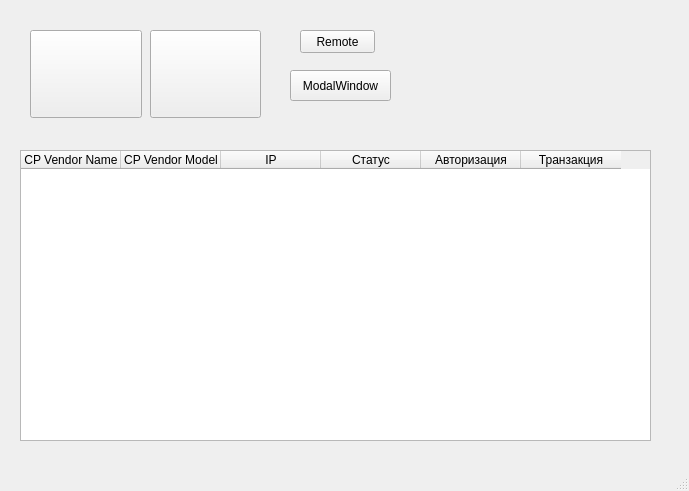
<?xml version="1.0" encoding="UTF-8"?>
<ui version="4.0">
 <class>MainWindow</class>
 <widget class="QMainWindow" name="MainWindow">
  <property name="geometry">
   <rect>
    <x>0</x>
    <y>0</y>
    <width>689</width>
    <height>491</height>
   </rect>
  </property>
  <property name="windowTitle">
   <string>Главное окно</string>
  </property>
  <property name="windowIcon">
   <iconset>
    <normaloff>D:/Downloads/unnamed.png</normaloff>D:/Downloads/unnamed.png</iconset>
  </property>
  <property name="iconSize">
   <size>
    <width>40</width>
    <height>24</height>
   </size>
  </property>
  <property name="documentMode">
   <bool>false</bool>
  </property>
  <property name="tabShape">
   <enum>QTabWidget::Triangular</enum>
  </property>
  <widget class="QWidget" name="centralwidget">
   <widget class="QPushButton" name="pushButton_2">
    <property name="geometry">
     <rect>
      <x>30</x>
      <y>30</y>
      <width>112</width>
      <height>88</height>
     </rect>
    </property>
    <property name="text">
     <string/>
    </property>
    <property name="icon">
     <iconset>
      <normaloff>D:/PycharmProjects (2)/TestGu/image.png</normaloff>D:/PycharmProjects (2)/TestGu/image.png</iconset>
    </property>
    <property name="iconSize">
     <size>
      <width>100</width>
      <height>80</height>
     </size>
    </property>
    <property name="shortcut">
     <string notr="true"/>
    </property>
    <property name="autoRepeat">
     <bool>false</bool>
    </property>
    <attribute name="buttonGroup">
     <string notr="true">buttonGroup</string>
    </attribute>
   </widget>
   <widget class="QPushButton" name="pushButton">
    <property name="geometry">
     <rect>
      <x>150</x>
      <y>30</y>
      <width>111</width>
      <height>88</height>
     </rect>
    </property>
    <property name="text">
     <string/>
    </property>
    <property name="icon">
     <iconset>
      <normaloff>D:/PycharmProjects (2)/TestGu/stop.png</normaloff>D:/PycharmProjects (2)/TestGu/stop.png</iconset>
    </property>
    <property name="iconSize">
     <size>
      <width>90</width>
      <height>80</height>
     </size>
    </property>
    <attribute name="buttonGroup">
     <string notr="true">buttonGroup</string>
    </attribute>
   </widget>
   <widget class="QTableWidget" name="tableWidget">
    <property name="geometry">
     <rect>
      <x>20</x>
      <y>150</y>
      <width>631</width>
      <height>291</height>
     </rect>
    </property>
    <column>
     <property name="text">
      <string>CP Vendor Name</string>
     </property>
    </column>
    <column>
     <property name="text">
      <string>CP Vendor Model</string>
     </property>
    </column>
    <column>
     <property name="text">
      <string>IP</string>
     </property>
    </column>
    <column>
     <property name="text">
      <string>Статус</string>
     </property>
    </column>
    <column>
     <property name="text">
      <string>Авторизация</string>
     </property>
    </column>
    <column>
     <property name="text">
      <string>Транзакция</string>
     </property>
    </column>
   </widget>
   <widget class="QPushButton" name="pushButton_3">
    <property name="geometry">
     <rect>
      <x>300</x>
      <y>30</y>
      <width>75</width>
      <height>23</height>
     </rect>
    </property>
    <property name="text">
     <string>Remote</string>
    </property>
   </widget>
   <widget class="QPushButton" name="pushButton_4">
    <property name="geometry">
     <rect>
      <x>290</x>
      <y>70</y>
      <width>101</width>
      <height>31</height>
     </rect>
    </property>
    <property name="text">
     <string>ModalWindow</string>
    </property>
   </widget>
  </widget>
  <widget class="QMenuBar" name="menubar">
   <property name="geometry">
    <rect>
     <x>0</x>
     <y>0</y>
     <width>689</width>
     <height>21</height>
    </rect>
   </property>
  </widget>
  <widget class="QStatusBar" name="statusbar"/>
 </widget>
 <resources/>
 <connections/>
 <buttongroups>
  <buttongroup name="buttonGroup"/>
 </buttongroups>
</ui>
